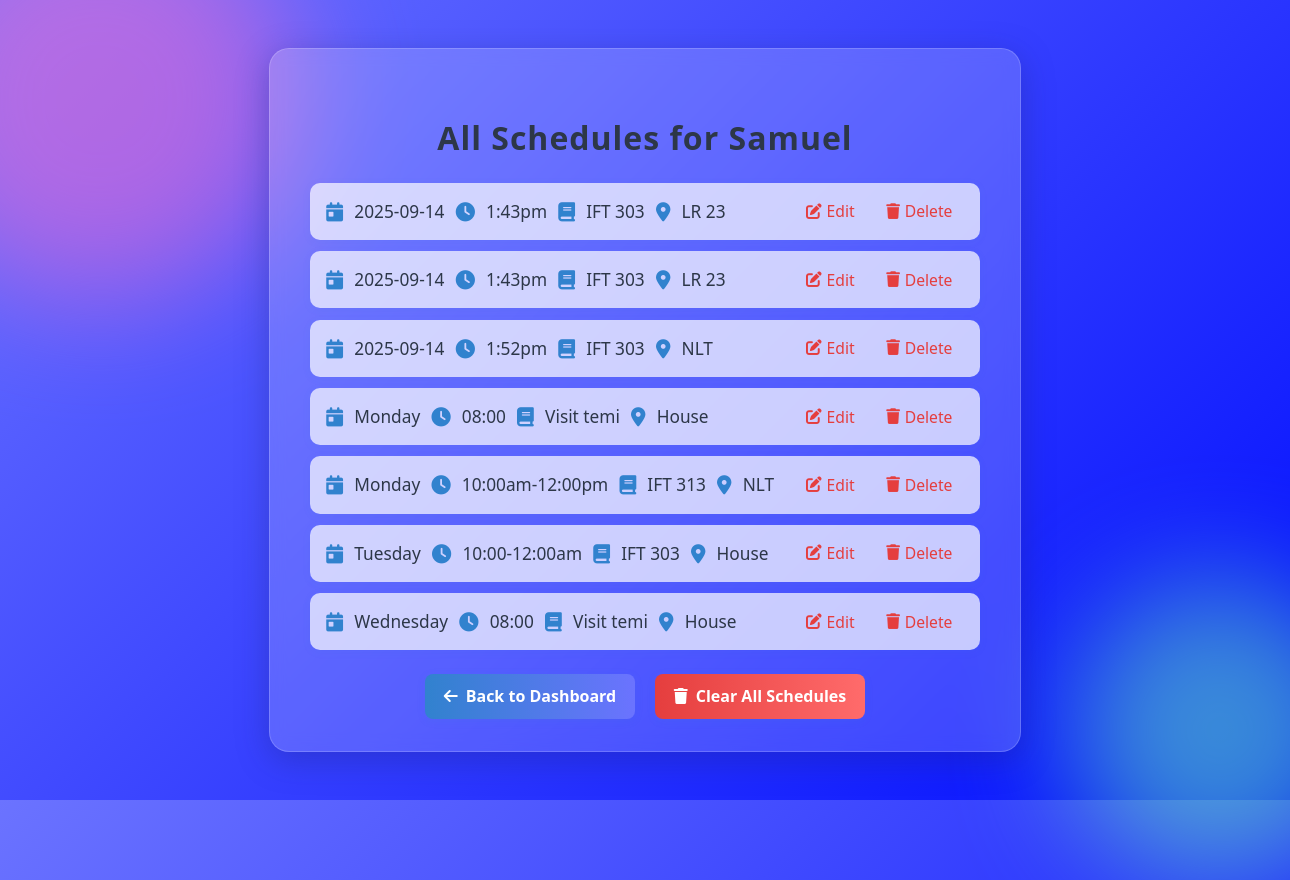
Page /view_all (signed in) on the committed database.
### tables this page shows
CREATE TABLE schedules (
            id INTEGER PRIMARY KEY AUTOINCREMENT,
            user_id INTEGER,
            day TEXT,
            time TEXT,
            course TEXT,
            venue TEXT, recurrence TEXT DEFAULT 'none', date TEXT, reminder_enabled INTEGER DEFAULT 0, reminder_minutes_before INTEGER DEFAULT 10,
            FOREIGN KEY(user_id) REFERENCES users(id)
        );

### app.py (the view)
@app.route("/view_all")
def view_all():
    if "user_id" not in session:
        return redirect(url_for("login"))
    user_id = session["user_id"]
    username = session["username"]
    db = get_db()
    cur = db.execute("SELECT * FROM schedules WHERE user_id=? ORDER BY day, time", (user_id,))
    all_schedules = cur.fetchall()
    return render_template("view_all.html", user=username, schedules=all_schedules)

### app.py (called while the page is built)
def get_db():
    db = getattr(g, '_database', None)
    if db is None:
        db = g._database = sqlite3.connect(DATABASE)
    db.row_factory = sqlite3.Row
    return db

@app.teardown_appcontext
def close_connection(exception):
    db = getattr(g, '_database', None)
    if db is not None:
        db.close()

### templates/view_all.html (shortened to what this page needs)
<!DOCTYPE html>
<html lang="en">
<head>
</head>
<body>
  <div class="bg-shape bg-shape1"></div>
  <div class="bg-shape bg-shape2"></div>
  <div class="card">
    <h2>All Schedules for {{ user }}</h2>
    <ul class="schedule-list">
      {% for item in schedules %}
        <li>
          <span class="schedule-info">
            <i class="fa fa-calendar-day"></i> {{ item['day'] if item['day'] else item['date'] }}
            <i class="fa fa-clock"></i> {{ item['time'] }}
            <i class="fa fa-book"></i> {{ item['course'] }}
            <i class="fa fa-location-dot"></i> {{ item['venue'] }}
          </span>
          <span class="schedule-actions">
            <a href="{{ url_for('edit', schedule_id=item['id']) }}"><i class="fa fa-edit"></i> Edit</a>
            <a href="{{ url_for('delete', schedule_id=item['id']) }}" onclick="return confirm('Delete this schedule?');"><i class="fa fa-trash"></i> Delete</a>
          </span>
        </li>
      {% else %}
        <li style="text-align:center; color:#718096; background:none; box-shadow:none;">No schedules found</li>
      {% endfor %}
    </ul>
    <div class="actions">
      <a class="action-btn" href="{{ url_for('index') }}"><i class="fa fa-arrow-left"></i> Back to Dashboard</a>
      <a class="action-btn" style="background:linear-gradient(90deg,#e53e3e 0%,#ff6b6b 100%);" href="{{ url_for('clear_all') }}" onclick="return confirm('Delete ALL schedules?');"><i class="fa fa-trash"></i> Clear All Schedules</a>
    </div>
  </div>
  <link rel="stylesheet" href="https://cdnjs.cloudflare.com/ajax/libs/font-awesome/6.4.0/css/all.min.css">
</body>
</html>

### templates/view_all.html (style rules this page uses)
body { min-height: 100vh; margin: 0; font-family: 'Segoe UI', Arial, sans-serif; background: linear-gradient(135deg, #6b73ff 0%, #000dff 100%); display: flex; justify-content: center; align-items: center; position: relative; overflow: hidden; }
.bg-shape { position: absolute; border-radius: 50%; filter: blur(60px); opacity: 0.5; z-index: 0; }
.bg-shape1 { width: 400px; height: 400px; background: #ff6bcb; top: -100px; left: -100px; animation: float1 8s infinite alternate; }
.bg-shape2 { width: 300px; height: 300px; background: #6bffb3; bottom: -80px; right: -80px; animation: float2 10s infinite alternate; }
.card { position: relative; z-index: 1; background: rgba(255,255,255,0.18); box-shadow: 0 8px 32px 0 rgba(31,38,135,0.37); backdrop-filter: blur(8px); -webkit-backdrop-filter: blur(8px); border-radius: 20px; border: 1px solid rgba(255,255,255,0.18); padding: 2.5rem 2.5rem 2rem 2.5rem; min-width: 340px; max-width: 95vw; }
h2 { text-align: center; color: #2d3748; margin-bottom: 1.5rem; font-size: 2rem; letter-spacing: 1px; }
.schedule-list { list-style: none; padding: 0; margin-bottom: 1.5rem; }
.schedule-list li { background: rgba(255,255,255,0.7); margin-bottom: 0.7rem; border-radius: 10px; box-shadow: 0 2px 8px rgba(49,130,206,0.08); padding: 0.8rem 1rem; display: flex; align-items: center; justify-content: space-between; font-size: 1.08rem; color: #2d3748; gap: 1rem; flex-wrap: wrap; }
.schedule-info { display: flex; align-items: center; gap: 0.7rem; flex-wrap: wrap; }
.schedule-info i { color: #3182ce; font-size: 1.2rem; }
.schedule-actions a { color: #e53e3e; background: none; border: none; padding: 0.3rem 0.7rem; border-radius: 6px; font-size: 0.98rem; font-weight: 500; text-decoration: none; margin-left: 0.3rem; transition: background 0.2s, color 0.2s; display: inline-flex; align-items: center; gap: 0.3rem; }
.actions { display: flex; justify-content: center; gap: 1.2rem; margin-top: 1.2rem; flex-wrap: wrap; }
.action-btn { background: linear-gradient(90deg,#3182ce 0%,#6b73ff 100%); color: #fff; border: none; padding: 0.7rem 1.2rem; border-radius: 8px; font-size: 1rem; font-weight: 600; cursor: pointer; box-shadow: 0 2px 8px rgba(49,130,206,0.12); text-decoration: none; transition: background 0.2s, transform 0.2s; display: inline-flex; align-items: center; gap: 0.5rem; }

### rows in the picture
schedules: date "2025-09-14", time "1:43pm", course "IFT 303", venue "LR 23"
schedules: date "2025-09-14", time "1:43pm", course "IFT 303", venue "LR 23"
schedules: date "2025-09-14", time "1:52pm", course "IFT 303", venue "NLT"
schedules: day "Monday", time "08:00", course "Visit temi", venue "House"
schedules: day "Monday", time "10:00am-12:00pm", course "IFT 313", venue "NLT"
schedules: day "Tuesday", time "10:00-12:00am", course "IFT 303", venue "House"
schedules: day "Wednesday", time "08:00", course "Visit temi", venue "House"

### other values in the picture
{{ user }} "Samuel"
